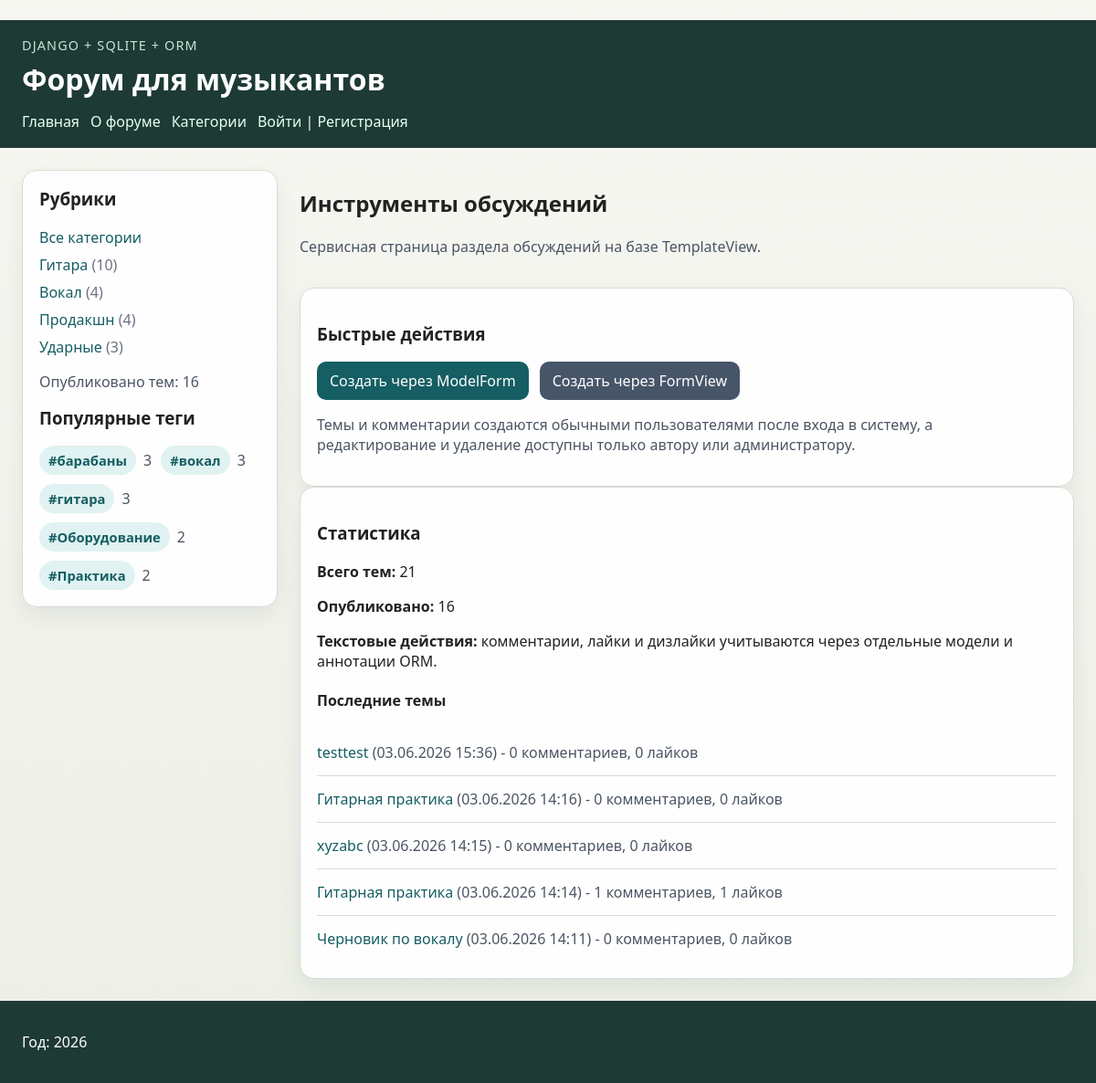
The app's page /discussions/tools/ with its own data.
### musicforum/models.py (models this page shows, shortened)
class Tag(models.Model):
    name = models.CharField("Название тега", max_length=100, unique=True)
    slug = models.SlugField("Слаг", max_length=100, unique=True, allow_unicode=True)
    class Meta:
        ordering = ("name",)
        verbose_name = "тег"
        verbose_name_plural = "теги"

class Discussion(models.Model):
    Category = MusicCategory
    Status = DiscussionStatus
    CATEGORY_DESCRIPTIONS = {
        MusicCategory.GUITAR: "Выбор инструментов, усилителей, педалей и техники игры.",
        MusicCategory.VOCALS: "Постановка голоса, дыхание и сценическая подача.",
        MusicCategory.PRODUCTION: "Запись, сведение, плагины и домашние студии.",
        MusicCategory.DRUMS: "Установки, пэды, ритм и упражнения для барабанщиков.",
    }
    ORDERING_OPTIONS = [
        ("-created_at", "Сначала новые"),
        ("created_at", "Сначала старые"),
        ("title", "Название: А-Я"),
        ("-title", "Название: Я-А"),
        ("author", "Автор: А-Я"),
        ("-comment_count", "По количеству комментариев"),
        ("-like_count", "По количеству лайков"),
    ]
    title = models.CharField("Название темы", max_length=255)
    slug = models.SlugField("Слаг", max_length=255, unique=True, blank=True, allow_unicode=True)
    author = models.CharField("Автор", max_length=100)
    created_by = models.ForeignKey(
        settings.AUTH_USER_MODEL,
        verbose_name="Создатель",
        related_name="created_discussions",
        on_delete=models.SET_NULL,
        blank=True,
        null=True,
    )
    category = models.CharField(
        "Категория",
        max_length=20,
        choices=MusicCategory.choices,
        default=MusicCategory.GUITAR,
    )
    status = models.CharField(
        "Статус",
        max_length=20,
        choices=DiscussionStatus.choices,
        default=DiscussionStatus.PUBLISHED,
    )
    content = models.TextField("Содержание")
    photo = models.ImageField(
        "Фото",
        upload_to="photos/%Y/%m/%d/",
        default=None,
        blank=True,
        null=True,
    )
    created_at = models.DateTimeField("Создано", auto_now_add=True)
    updated_at = models.DateTimeField("Изменено", auto_now=True)
    tags = models.ManyToManyField(Tag, verbose_name="Теги", related_name="discussions", blank=True)
    objects = DiscussionManager()
    class Meta:
        ordering = ("-created_at", "-id")
        verbose_name = "обсуждение"
        verbose_name_plural = "обсуждения"
    @classmethod
    def get_category_catalog(cls):
        totals = cls.objects.category_totals()
        return [
            {
                "slug": value,
                "title": label,
                "description": cls.CATEGORY_DESCRIPTIONS.get(value, ""),
                "count": totals.get(value, 0),
            }
            for value, label in cls.Category.choices
        ]
    @classmethod
    def get_status_options(cls):
        return list(cls.Status.choices)
    @classmethod
    def get_ordering_options(cls):
        return cls.ORDERING_OPTIONS

### musicforum/views.py (the view)
# urls.py: path("discussions/tools/", views.DiscussionToolsView.as_view(), name="discussion_tools"),
class DiscussionToolsView(DataMixin, TemplateView):
    template_name = "musicforum/discussion_tools.html"
    title_page = "Инструменты обсуждений"
    def get_context_data(self, **kwargs):
        context = super().get_context_data(**kwargs)
        return self.get_mixin_context(
            context,
            total_discussions=Discussion.objects.count(),
            published_discussions=Discussion.objects.published().count(),
            latest_discussions=_get_discussion_queryset().order_by("-created_at")[:5],
        )

### musicforum/data.py (called while the page is built)
def get_menu():
    return MENU

### musicforum/models.py (called while the page is built)
    def with_status(self, status):
        if not status:
            return self
        return self.filter(status=status)

    def published(self):
        return self.with_status(DiscussionStatus.PUBLISHED)

    def category_totals(self):
        return dict(
            self.get_queryset()
            .values("category")
            .annotate(total=Count("id"))
            .values_list("category", "total")
        )

### musicforum/templatetags/musicforum_tags.py (called while the page is built)
@register.simple_tag
def forum_name():
    return "Форум для музыкантов"

@register.simple_tag
def published_discussions_total():
    return Discussion.objects.published().count()

@register.inclusion_tag("musicforum/includes/category_list.html")
def show_categories(selected_slug=""):
    return {
        "categories": Discussion.get_category_catalog(),
        "selected_slug": selected_slug,
    }

@register.inclusion_tag("musicforum/includes/popular_tags.html")
def show_popular_tags(limit=5):
    return {
        "popular_tags": Tag.objects.annotate(total=Count("discussions", distinct=True))
        .filter(total__gt=0)
        .order_by("-total", "name")[:limit]
    }

### musicforum/utils.py (called while the page is built)
    def get_mixin_context(self, context, **kwargs):
        if self.title_page:
            context["title"] = self.title_page
        context["menu"] = get_menu()
        context["current_category"] = ""
        context["category_options"] = Discussion.Category.choices
        context["status_options"] = Discussion.get_status_options()
        context["ordering_options"] = Discussion.get_ordering_options()
        context["all_tags"] = Tag.objects.order_by("name")
        context.update(kwargs)
        return context

### musicforum/views.py (called while the page is built)
def _get_discussion_queryset():
    return (
        Discussion.objects.select_related("passport", "created_by")
        .prefetch_related(
            Prefetch(
                "comments",
                queryset=Comment.objects.select_related("created_by").order_by("created_at", "id"),
            ),
            "tags",
        )
        .annotate(
            comment_count=Count("comments", distinct=True),
            tag_count=Count("tags", distinct=True),
            like_count=Count(
                "reactions",
                filter=Q(reactions__value=ReactionValue.LIKE),
                distinct=True,
            ),
            dislike_count=Count(
                "reactions",
                filter=Q(reactions__value=ReactionValue.DISLIKE),
                distinct=True,
            ),
        )
    )

### musicforum/templates/musicforum/discussion_tools.html
{% extends "musicforum/base.html" %}
{% block content %}
    <div class="page-heading">
        <div>
            <h2>{{ title }}</h2>
            <p class="lead">Сервисная страница раздела обсуждений на базе TemplateView.</p>
        </div>
    </div>
    <section class="detail-card">
        <h3>Быстрые действия</h3>
        <div class="button-row">
            <a class="button" href="{% url 'musicforum:discussion_create' %}">Создать через ModelForm</a>
            <a class="button button-secondary" href="{% url 'musicforum:discussion_create_form' %}">Создать через FormView</a>
        </div>
        <p class="lead">Темы и комментарии создаются обычными пользователями после входа в систему, а редактирование и удаление доступны только автору или администратору.</p>
    </section>
    <section class="detail-card">
        <h3>Статистика</h3>
        <p><strong>Всего тем:</strong> {{ total_discussions }}</p>
        <p><strong>Опубликовано:</strong> {{ published_discussions }}</p>
        <p><strong>Текстовые действия:</strong> комментарии, лайки и дизлайки учитываются через отдельные модели и аннотации ORM.</p>
        <h4>Последние темы</h4>
        {% if latest_discussions %}
            <ul class="comment-list">
                {% for item in latest_discussions %}
                    <li>
                        <a href="{% url 'musicforum:discussion' item.slug %}">{{ item.title }}</a>
                        <span class="detail-meta">
                            ({{ item.created_at|date:"d.m.Y H:i" }}) - {{ item.comment_count }} комментариев, {{ item.like_count }} лайков
                        </span>
                    </li>
                {% endfor %}
            </ul>
        {% else %}
            <p>Тем пока нет.</p>
        {% endif %}
    </section>
{% endblock %}

### musicforum/templates/musicforum/includes/popular_tags.html
{% if popular_tags %}
    <ul class="tag-cloud">
        {% for tag in popular_tags %}
            <li>
                <span class="tag-badge">#{{ tag.name }}</span>
                <span class="tag-total">{{ tag.total }}</span>
            </li>
        {% endfor %}
    </ul>
{% else %}
    <p class="sidebar-summary">Теги появятся после заполнения базы.</p>
{% endif %}

### musicforum/static/musicforum/css/styles.css (style rules this page uses)
body { margin: 0; font-family: "Segoe UI", sans-serif; background: linear-gradient(180deg, #f7f7f2 0%, #ecefe6 100%); color: #202321; }
a { color: #155e63; text-decoration: none; }
.sidebar, .discussion-list li, .category-cards li, .detail-card, .filter-form, .editor-form, .stat-card { background: rgba(255, 255, 255, 0.94); border: 1px solid #d6ddd5; border-radius: 16px; box-shadow: 0 10px 24px rgba(30, 58, 52, 0.08); }
.page-heading { display: flex; justify-content: space-between; gap: 16px; align-items: start; margin-bottom: 18px; }
.lead { color: #4b5563; max-width: 720px; }
.filter-form, .editor-form, .detail-card { padding: 18px; }
.card-header, .detail-header, .button-row, .detail-meta-grid, .stats-grid { display: flex; flex-wrap: wrap; gap: 12px; }
.card-meta, .detail-meta { color: #4b5563; }
.tag-list, .tag-cloud, .comment-list { list-style: none; padding: 0; margin: 0; }
.tag-list, .tag-selector, .tag-cloud { display: flex; flex-wrap: wrap; gap: 10px; }
.tag-badge { display: inline-flex; align-items: center; padding: 6px 10px; border-radius: 999px; background: #e0f2f1; color: #155e63; font-size: 0.92rem; font-weight: 600; }
.tag-cloud li { display: flex; align-items: center; gap: 8px; }
.tag-total { color: #4b5563; }
.comment-list li { padding: 14px 0; border-bottom: 1px solid #d6ddd5; }
.comment-list li:last-child { border-bottom: none; }
.button { display: inline-block; padding: 10px 14px; border: none; border-radius: 10px; background: #155e63; color: #fff; font: inherit; cursor: pointer; }
.button-secondary { background: #475569; }

### records on screen
Tag: name "барабаны", total "3"
Tag: name "вокал", total "3"
Tag: name "гитара", total "3"
Tag: name "Оборудование", total "2"
Tag: name "Практика", total "2"
Discussion: title "testtest", created_at "03.06.2026 15:36", comment_count "0", like_count "0"
Discussion: title "Гитарная практика", created_at "03.06.2026 14:16", comment_count "0", like_count "0"
Discussion: title "xyzabc", created_at "03.06.2026 14:15", comment_count "0", like_count "0"
Discussion: title "Гитарная практика", created_at "03.06.2026 14:14", comment_count "1", like_count "1"
Discussion: title "Черновик по вокалу", created_at "03.06.2026 14:11", comment_count "0", like_count "0"

### other values on screen
{{ item.title }} "Главная" "О форуме" "Категории"
{{ cat.title }} "Гитара" "Вокал" "Продакшн" "Ударные"
{{ cat.count }} "10" "4" "4" "3"
{{ title }} "Инструменты обсуждений"
{{ total_discussions }} "21"
{{ published_discussions }} "16"
